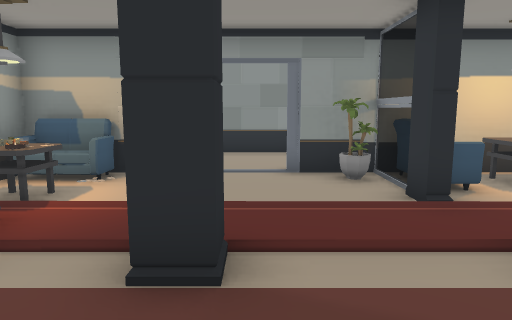
[1] (above)

24 first-person views from a walk through a Unity game level. The camera is 1.3 m above the floor, tilts 8° down and sees 70° across. The floor is counted in squares, 1 m on a side. Each view is taken from the middle of a square. On the plan, view 1 faces up. The plan holds only what a view shows up to about 15 squares ahead; the rest is blank. The player character is not drawn. Door leaves are left out, so doorways stand open. Some surface patterns are stand-ins.

[2]
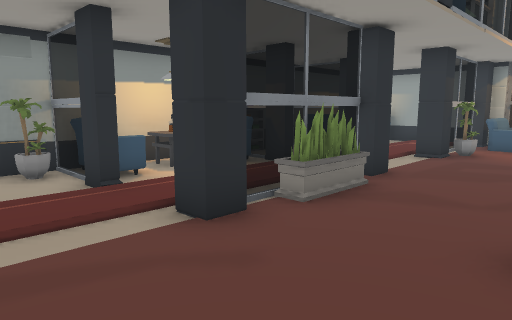

[3]
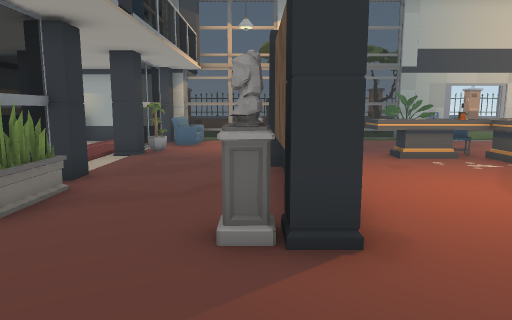

[4]
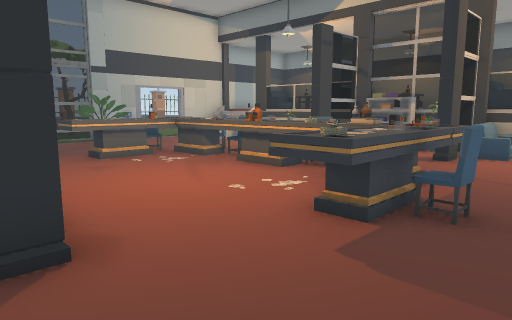

[5]
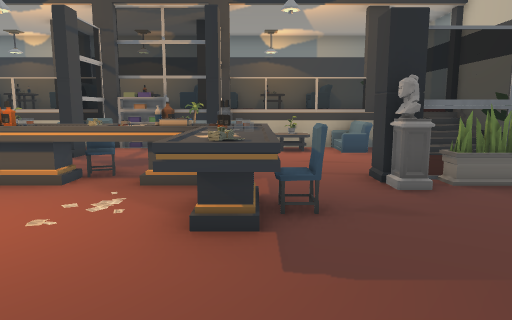

[6]
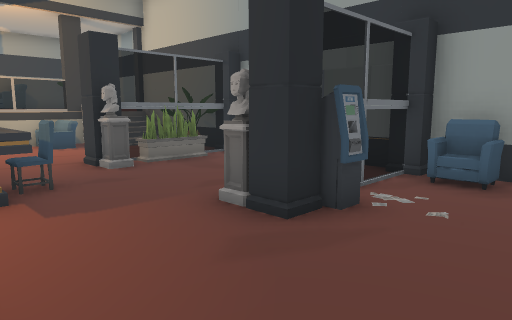

[7]
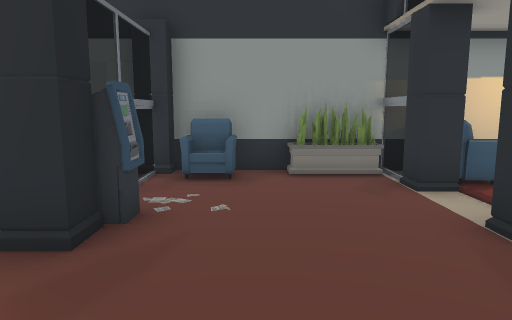

[8]
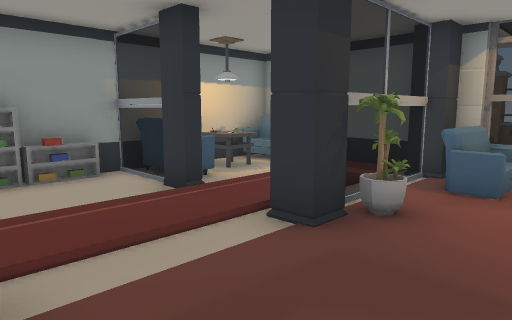

[9]
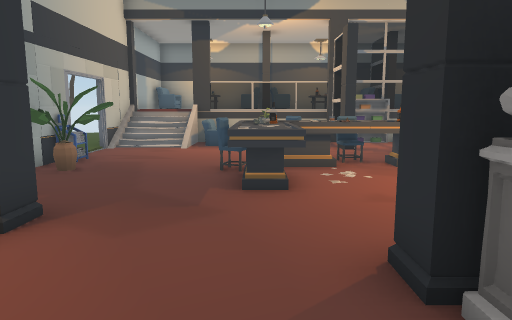

[10]
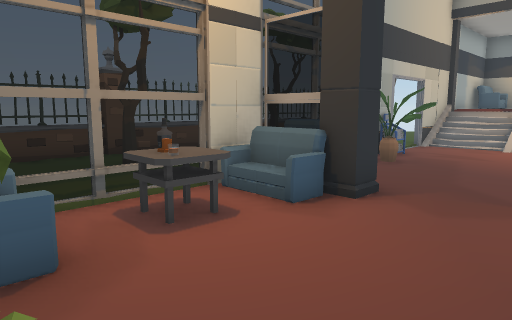

[11]
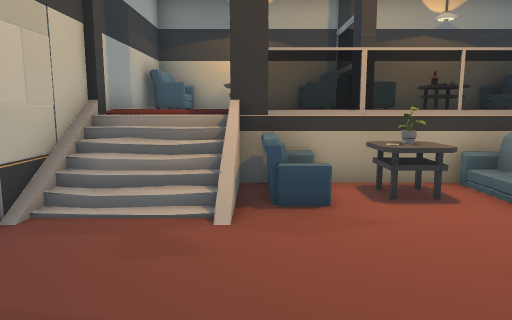

[12]
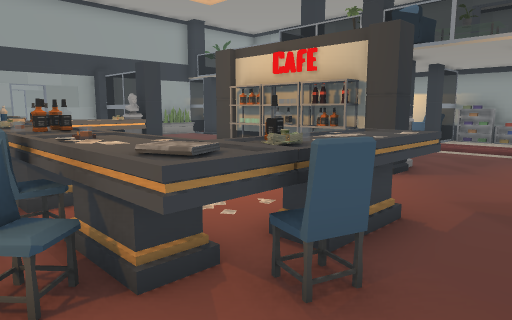

[13]
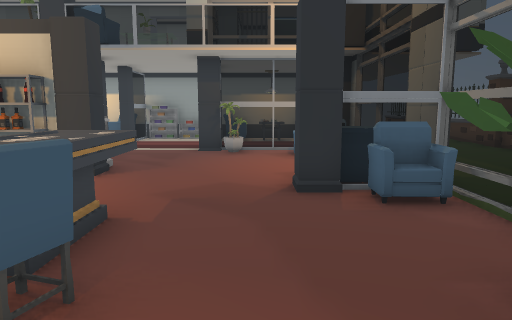

[14]
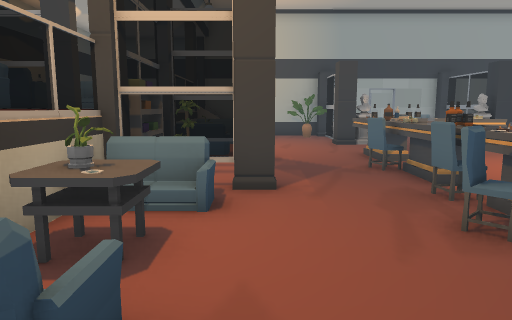

[15]
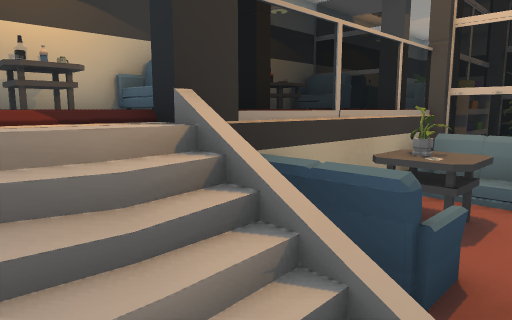

[16]
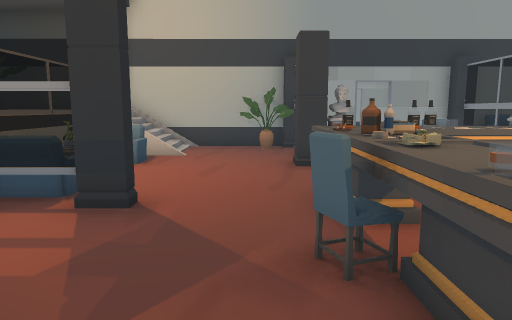

[17]
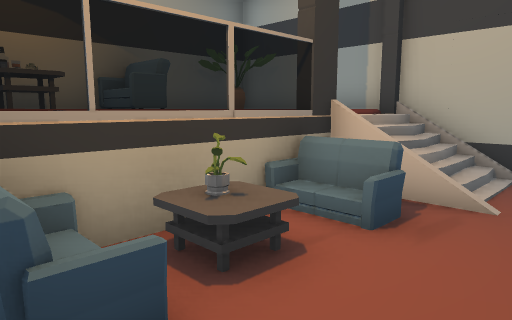

[18]
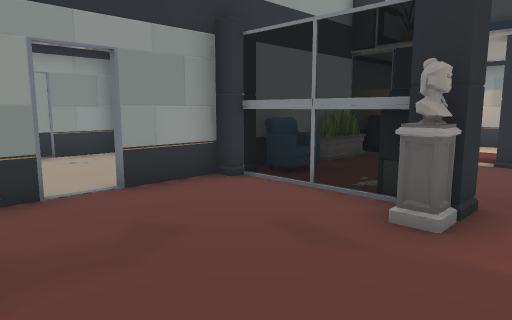

[19]
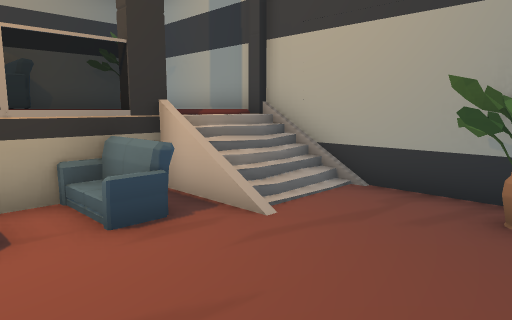

[20]
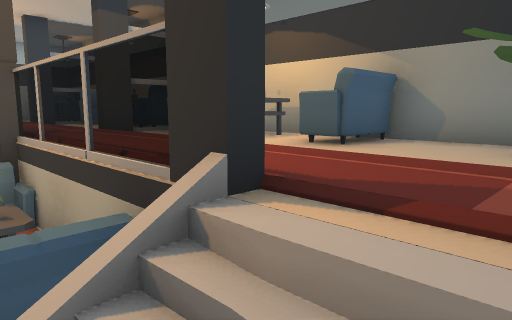

[21]
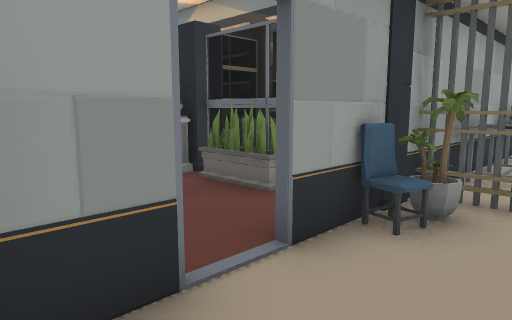

[22]
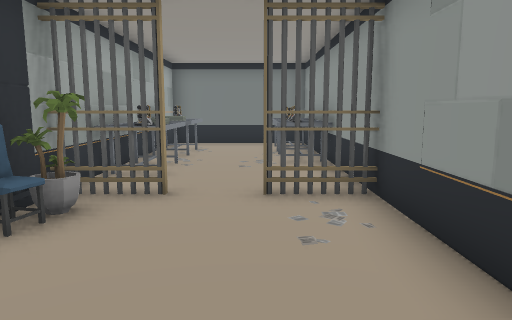

[23]
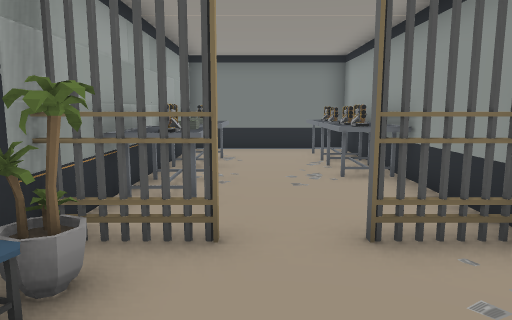

[24]
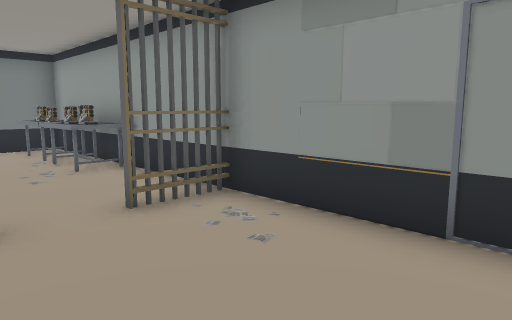

### Floor plan
Key: @ floor where view 1 was taken; # wall or solid block; . main floor; : floor 1.25 m higher than the main floor; / step, stairs or slope; D open door; = window, fence, low wall or low ledge; S sofa; P plant; T table; I pillar; H shelf; B bottle; M cash machine; A statue; F fence; R tree; O other object.
Columns run from 10 left of view 1 to 20 right of it. Each row starts with its distance up from view 1.
 11          ###
 10          ...
  9          ...
  8      ### DD#######DD###DD#
  7      #SS....PSSOSHHHHSTTS#
  6      #TT....OSSTSS..OSTTS#    =
  5      # T....#I...I..#I...#    =
  4      #SS.................#    =
  3      #SI.II..IPPPI...IOOOI    F
  2      #P......I...I...P.S##    =
  1      #P..................=
  0      #....@............TB=    =
 -1      #S......IIH..II...TT=    =
 -2 #    IIOOMI..IIOHO I...SS# RR F
 -3 #...  ...AA............IS#    #
 -4 #....#......TT.....TT...S=    #
 -5 #...........TT.....TT....=    =
 -6 #....#.....OBT.....TTB..O=
 -7 #....OP..II.BBBTBBTTTO.OO#
 -8 ##DD#IIPPII.TBOTOBTTT...OO    #
 -9 ##DD##OO.....OB....O.....D    =
-10 # ..T#...................D    #
-11 # ..TT../....I...I.......O
-12 #TT.T#///S.PSS...OSTPSS//#
-13 #TT.T#//IS.OOIPHHISTPSI//# OO
-14 #TT.T#//I##=##=#######I//#
-15 #TT.T###:=###########    #
-16 #T...###:=#  ### ::##    #
-17 ###### ##SST#####TSSSST###
-18        ##S#### ####S######

Where each view was taken, in squares from view 1:
view 1: 0 up, 0 right, facing up
view 2: 1 down, 0 right, facing up-right
view 3: 1 down, 0 right, facing right
view 4: 1 down, 0 right, facing down-right
view 5: 1 down, 2 right, facing down
view 6: 1 up, 3 right, facing down-left
view 7: 0 up, 3 right, facing left
view 8: 0 up, 7 right, facing up-right
view 9: 1 up, 10 right, facing down
view 10: 2 up, 10 right, facing down-right
view 11: 7 down, 12 right, facing down
view 12: 9 down, 12 right, facing up-left
view 13: 9 down, 12 right, facing up
view 14: 11 down, 13 right, facing left
view 15: 11 down, 14 right, facing down-left
view 16: 9 down, 8 right, facing left
view 17: 10 down, 3 right, facing down-left
view 18: 7 down, 1 right, facing up-left
view 19: 8 down, 1 right, facing down-left
view 20: 12 down, 4 left, facing down-right
view 21: 3 down, 7 left, facing down-right
view 22: 3 down, 8 left, facing down
view 23: 5 down, 7 left, facing down
view 24: 4 down, 6 left, facing down-left
